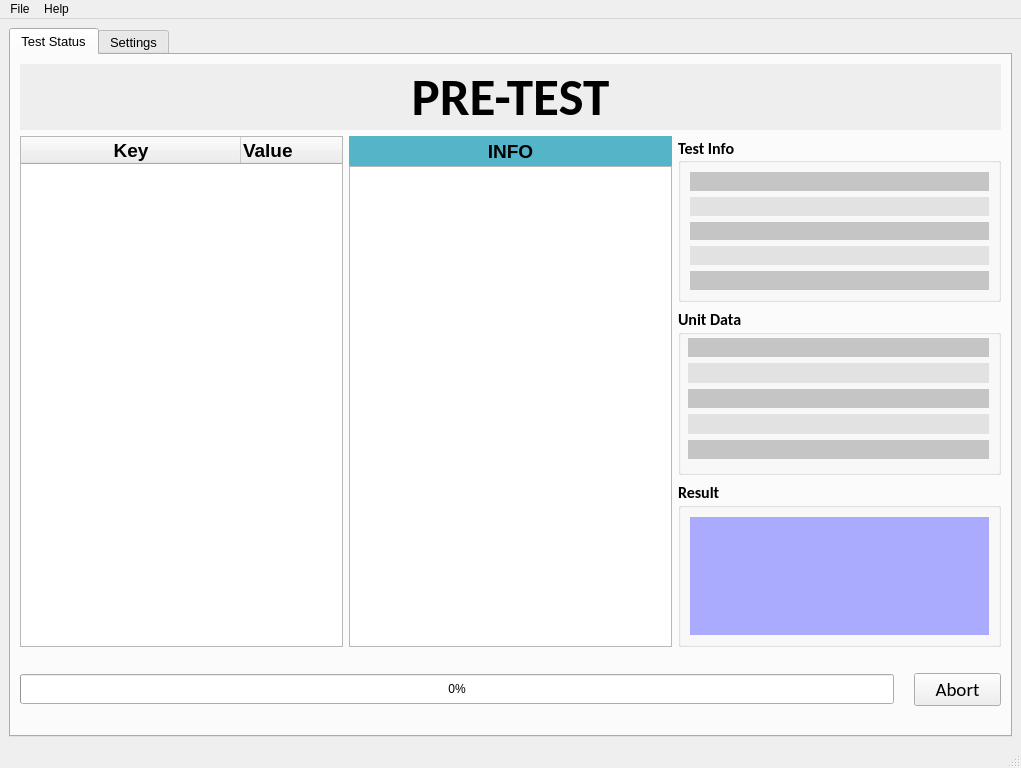
<?xml version="1.0" encoding="UTF-8"?>
<ui version="4.0">
 <class>MainWindow</class>
 <widget class="QMainWindow" name="MainWindow">
  <property name="geometry">
   <rect>
    <x>0</x>
    <y>0</y>
    <width>1021</width>
    <height>768</height>
   </rect>
  </property>
  <property name="windowTitle">
   <string>FDS Runner</string>
  </property>
  <widget class="QWidget" name="centralwidget">
   <layout class="QGridLayout" name="gridLayout">
    <item row="0" column="0">
     <widget class="QTabWidget" name="tabWidget">
      <property name="font">
       <font>
        <pointsize>10</pointsize>
       </font>
      </property>
      <property name="currentIndex">
       <number>0</number>
      </property>
      <widget class="QWidget" name="tab">
       <attribute name="title">
        <string>Test Status</string>
       </attribute>
       <layout class="QGridLayout" name="gridLayout_2">
        <item row="0" column="0">
         <layout class="QHBoxLayout" name="horizontalLayout" stretch="0">
          <property name="spacing">
           <number>1</number>
          </property>
          <property name="sizeConstraint">
           <enum>QLayout::SetDefaultConstraint</enum>
          </property>
          <item>
           <widget class="QLabel" name="label">
            <property name="minimumSize">
             <size>
              <width>0</width>
              <height>0</height>
             </size>
            </property>
            <property name="sizeIncrement">
             <size>
              <width>0</width>
              <height>0</height>
             </size>
            </property>
            <property name="baseSize">
             <size>
              <width>0</width>
              <height>0</height>
             </size>
            </property>
            <property name="font">
             <font>
              <family>Calibri</family>
              <pointsize>40</pointsize>
              <weight>75</weight>
              <italic>false</italic>
              <bold>true</bold>
              <strikeout>false</strikeout>
             </font>
            </property>
            <property name="styleSheet">
             <string notr="true">background-color: rgb(238, 238, 238);</string>
            </property>
            <property name="text">
             <string>PRE-TEST</string>
            </property>
            <property name="alignment">
             <set>Qt::AlignCenter</set>
            </property>
           </widget>
          </item>
         </layout>
        </item>
        <item row="1" column="0">
         <layout class="QHBoxLayout" name="horizontalLayout_4" stretch="1,1,1">
          <property name="topMargin">
           <number>0</number>
          </property>
          <item>
           <widget class="QTreeWidget" name="treeWidget">
            <attribute name="headerCascadingSectionResizes">
             <bool>true</bool>
            </attribute>
            <attribute name="headerMinimumSectionSize">
             <number>0</number>
            </attribute>
            <attribute name="headerDefaultSectionSize">
             <number>220</number>
            </attribute>
            <attribute name="headerHighlightSections">
             <bool>false</bool>
            </attribute>
            <column>
             <property name="text">
              <string>Key</string>
             </property>
             <property name="font">
              <font>
               <pointsize>14</pointsize>
               <weight>75</weight>
               <bold>true</bold>
               <stylestrategy>PreferDefault</stylestrategy>
              </font>
             </property>
             <property name="textAlignment">
              <set>AlignCenter</set>
             </property>
             <property name="background">
              <color>
               <red>85</red>
               <green>181</green>
               <blue>200</blue>
              </color>
             </property>
             <property name="foreground">
              <brush brushstyle="SolidPattern">
               <color alpha="255">
                <red>0</red>
                <green>0</green>
                <blue>0</blue>
               </color>
              </brush>
             </property>
            </column>
            <column>
             <property name="text">
              <string>Value</string>
             </property>
             <property name="font">
              <font>
               <pointsize>14</pointsize>
               <weight>75</weight>
               <bold>true</bold>
               <stylestrategy>PreferDefault</stylestrategy>
              </font>
             </property>
             <property name="textAlignment">
              <set>AlignLeading|AlignVCenter</set>
             </property>
             <property name="background">
              <color>
               <red>85</red>
               <green>181</green>
               <blue>200</blue>
              </color>
             </property>
             <property name="foreground">
              <brush brushstyle="SolidPattern">
               <color alpha="255">
                <red>0</red>
                <green>0</green>
                <blue>0</blue>
               </color>
              </brush>
             </property>
            </column>
           </widget>
          </item>
          <item>
           <layout class="QVBoxLayout" name="verticalLayout_2">
            <property name="spacing">
             <number>0</number>
            </property>
            <item>
             <widget class="QLabel" name="label_3">
              <property name="minimumSize">
               <size>
                <width>0</width>
                <height>30</height>
               </size>
              </property>
              <property name="font">
               <font>
                <pointsize>14</pointsize>
                <weight>75</weight>
                <bold>true</bold>
               </font>
              </property>
              <property name="styleSheet">
               <string notr="true">background-color: rgb(85, 181, 200);</string>
              </property>
              <property name="text">
               <string>INFO</string>
              </property>
              <property name="alignment">
               <set>Qt::AlignCenter</set>
              </property>
             </widget>
            </item>
            <item>
             <widget class="QTextEdit" name="textEdit">
              <property name="font">
               <font>
                <pointsize>10</pointsize>
               </font>
              </property>
              <property name="styleSheet">
               <string notr="true"/>
              </property>
             </widget>
            </item>
           </layout>
          </item>
          <item>
           <layout class="QVBoxLayout" name="verticalLayout_6">
            <item>
             <widget class="QGroupBox" name="groupBox_3">
              <property name="font">
               <font>
                <family>Calibri</family>
                <pointsize>12</pointsize>
                <weight>75</weight>
                <bold>true</bold>
               </font>
              </property>
              <property name="title">
               <string>Test Info</string>
              </property>
              <property name="alignment">
               <set>Qt::AlignLeading|Qt::AlignLeft|Qt::AlignVCenter</set>
              </property>
              <layout class="QVBoxLayout" name="verticalLayout_5">
               <item>
                <layout class="QVBoxLayout" name="verticalLayout_3" stretch="0,0,0,0,0">
                 <item>
                  <widget class="QLabel" name="Lab_TotalTests">
                   <property name="font">
                    <font>
                     <pointsize>8</pointsize>
                    </font>
                   </property>
                   <property name="styleSheet">
                    <string notr="true">background-color: rgb(197, 197, 197);</string>
                   </property>
                   <property name="text">
                    <string/>
                   </property>
                  </widget>
                 </item>
                 <item>
                  <widget class="QLabel" name="Lab_CompletedTests">
                   <property name="font">
                    <font>
                     <pointsize>8</pointsize>
                    </font>
                   </property>
                   <property name="styleSheet">
                    <string notr="true">background-color: rgb(226, 226, 226);</string>
                   </property>
                   <property name="text">
                    <string/>
                   </property>
                  </widget>
                 </item>
                 <item>
                  <widget class="QLabel" name="Lab_FailedTests">
                   <property name="font">
                    <font>
                     <pointsize>8</pointsize>
                    </font>
                   </property>
                   <property name="styleSheet">
                    <string notr="true">background-color: rgb(197, 197, 197);</string>
                   </property>
                   <property name="text">
                    <string/>
                   </property>
                  </widget>
                 </item>
                 <item>
                  <widget class="QLabel" name="Lab_SectionLoop">
                   <property name="font">
                    <font>
                     <pointsize>8</pointsize>
                    </font>
                   </property>
                   <property name="styleSheet">
                    <string notr="true">background-color: rgb(226, 226, 226);</string>
                   </property>
                   <property name="text">
                    <string/>
                   </property>
                  </widget>
                 </item>
                 <item>
                  <widget class="QLabel" name="Lab_ElapsedTime">
                   <property name="font">
                    <font>
                     <pointsize>8</pointsize>
                    </font>
                   </property>
                   <property name="styleSheet">
                    <string notr="true">background-color: rgb(197, 197, 197);</string>
                   </property>
                   <property name="text">
                    <string/>
                   </property>
                  </widget>
                 </item>
                </layout>
               </item>
              </layout>
             </widget>
            </item>
            <item>
             <widget class="QGroupBox" name="groupBox_2">
              <property name="font">
               <font>
                <family>Calibri</family>
                <pointsize>12</pointsize>
                <weight>75</weight>
                <bold>true</bold>
               </font>
              </property>
              <property name="title">
               <string>Unit Data</string>
              </property>
              <widget class="QWidget" name="layoutWidget">
               <property name="geometry">
                <rect>
                 <x>10</x>
                 <y>30</y>
                 <width>301</width>
                 <height>121</height>
                </rect>
               </property>
               <layout class="QVBoxLayout" name="verticalLayout_4" stretch="0,0,0,0,0">
                <item>
                 <widget class="QLabel" name="Lab_SN">
                  <property name="font">
                   <font>
                    <pointsize>8</pointsize>
                   </font>
                  </property>
                  <property name="styleSheet">
                   <string notr="true">background-color: rgb(197, 197, 197);</string>
                  </property>
                  <property name="text">
                   <string/>
                  </property>
                 </widget>
                </item>
                <item>
                 <widget class="QLabel" name="Lab_RemainedTime">
                  <property name="font">
                   <font>
                    <pointsize>8</pointsize>
                   </font>
                  </property>
                  <property name="styleSheet">
                   <string notr="true">background-color: rgb(226, 226, 226);</string>
                  </property>
                  <property name="text">
                   <string/>
                  </property>
                 </widget>
                </item>
                <item>
                 <widget class="QLabel" name="Lab_FailedTests_2">
                  <property name="font">
                   <font>
                    <pointsize>8</pointsize>
                   </font>
                  </property>
                  <property name="styleSheet">
                   <string notr="true">background-color: rgb(197, 197, 197);</string>
                  </property>
                  <property name="text">
                   <string/>
                  </property>
                 </widget>
                </item>
                <item>
                 <widget class="QLabel" name="Lab_SectionLoop_2">
                  <property name="font">
                   <font>
                    <pointsize>8</pointsize>
                   </font>
                  </property>
                  <property name="styleSheet">
                   <string notr="true">background-color: rgb(226, 226, 226);</string>
                  </property>
                  <property name="text">
                   <string/>
                  </property>
                 </widget>
                </item>
                <item>
                 <widget class="QLabel" name="Lab_ElapsedTime_2">
                  <property name="font">
                   <font>
                    <pointsize>8</pointsize>
                   </font>
                  </property>
                  <property name="styleSheet">
                   <string notr="true">background-color: rgb(197, 197, 197);</string>
                  </property>
                  <property name="text">
                   <string/>
                  </property>
                 </widget>
                </item>
               </layout>
              </widget>
             </widget>
            </item>
            <item>
             <widget class="QGroupBox" name="groupBox">
              <property name="font">
               <font>
                <family>Calibri</family>
                <pointsize>12</pointsize>
                <weight>75</weight>
                <bold>true</bold>
               </font>
              </property>
              <property name="title">
               <string>Result</string>
              </property>
              <layout class="QVBoxLayout" name="verticalLayout_7">
               <item>
                <layout class="QVBoxLayout" name="verticalLayout">
                 <item>
                  <widget class="QLabel" name="Lab_Result">
                   <property name="font">
                    <font>
                     <pointsize>50</pointsize>
                    </font>
                   </property>
                   <property name="layoutDirection">
                    <enum>Qt::LeftToRight</enum>
                   </property>
                   <property name="styleSheet">
                    <string notr="true">color: rgb(132, 132, 132);
background-color: rgb(170, 170, 255);</string>
                   </property>
                   <property name="text">
                    <string/>
                   </property>
                   <property name="alignment">
                    <set>Qt::AlignCenter</set>
                   </property>
                  </widget>
                 </item>
                </layout>
               </item>
              </layout>
             </widget>
            </item>
           </layout>
          </item>
         </layout>
        </item>
        <item row="2" column="0">
         <layout class="QHBoxLayout" name="horizontalLayout_2" stretch="20,0,0">
          <property name="spacing">
           <number>6</number>
          </property>
          <property name="topMargin">
           <number>20</number>
          </property>
          <property name="bottomMargin">
           <number>20</number>
          </property>
          <item>
           <widget class="QProgressBar" name="progressBar">
            <property name="styleSheet">
             <string notr="true">QProgressBar{text-align:center;height:30;}</string>
            </property>
            <property name="value">
             <number>0</number>
            </property>
           </widget>
          </item>
          <item>
           <widget class="QLabel" name="label_2">
            <property name="text">
             <string/>
            </property>
           </widget>
          </item>
          <item>
           <widget class="QPushButton" name="btnAbort">
            <property name="minimumSize">
             <size>
              <width>0</width>
              <height>30</height>
             </size>
            </property>
            <property name="font">
             <font>
              <family>Calibri</family>
              <pointsize>14</pointsize>
              <kerning>true</kerning>
             </font>
            </property>
            <property name="text">
             <string>    Abort    </string>
            </property>
           </widget>
          </item>
         </layout>
        </item>
       </layout>
      </widget>
      <widget class="QWidget" name="tab_2">
       <attribute name="title">
        <string>Settings</string>
       </attribute>
      </widget>
     </widget>
    </item>
   </layout>
  </widget>
  <widget class="QMenuBar" name="menubar">
   <property name="geometry">
    <rect>
     <x>0</x>
     <y>0</y>
     <width>1021</width>
     <height>21</height>
    </rect>
   </property>
   <widget class="QMenu" name="menuFile">
    <property name="title">
     <string>File</string>
    </property>
    <addaction name="act_RetestAll"/>
    <addaction name="actionchild2"/>
    <addaction name="actionchild3"/>
    <addaction name="separator"/>
    <addaction name="actionexit"/>
   </widget>
   <widget class="QMenu" name="menuABOUT">
    <property name="title">
     <string>Help</string>
    </property>
    <addaction name="actionhelp"/>
   </widget>
   <addaction name="menuFile"/>
   <addaction name="menuABOUT"/>
  </widget>
  <widget class="QStatusBar" name="statusbar"/>
  <action name="act_RetestAll">
   <property name="text">
    <string>ReTest ALL</string>
   </property>
  </action>
  <action name="actionchild2">
   <property name="text">
    <string>child2</string>
   </property>
  </action>
  <action name="actionchild3">
   <property name="text">
    <string>child3</string>
   </property>
  </action>
  <action name="actionexit">
   <property name="text">
    <string>exit</string>
   </property>
  </action>
  <action name="actionhelp">
   <property name="text">
    <string>About</string>
   </property>
  </action>
 </widget>
 <resources/>
 <connections/>
</ui>
